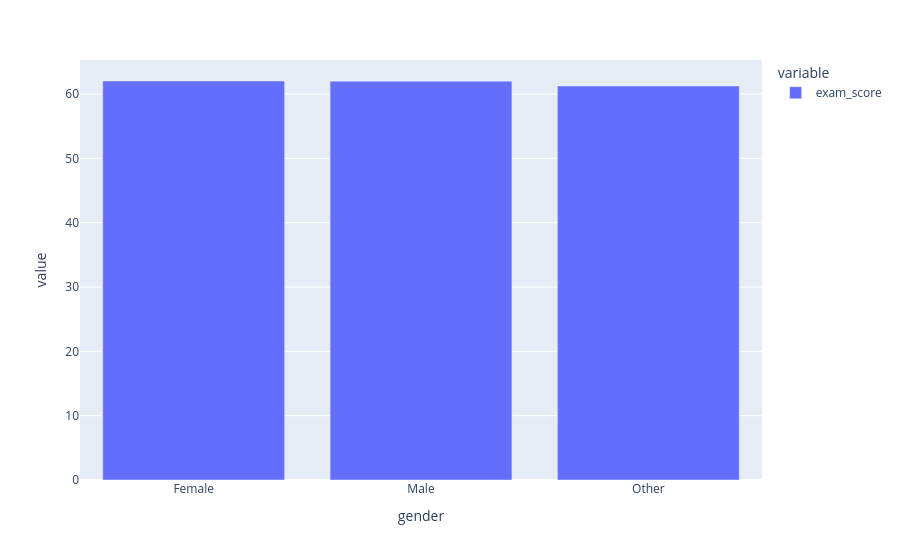
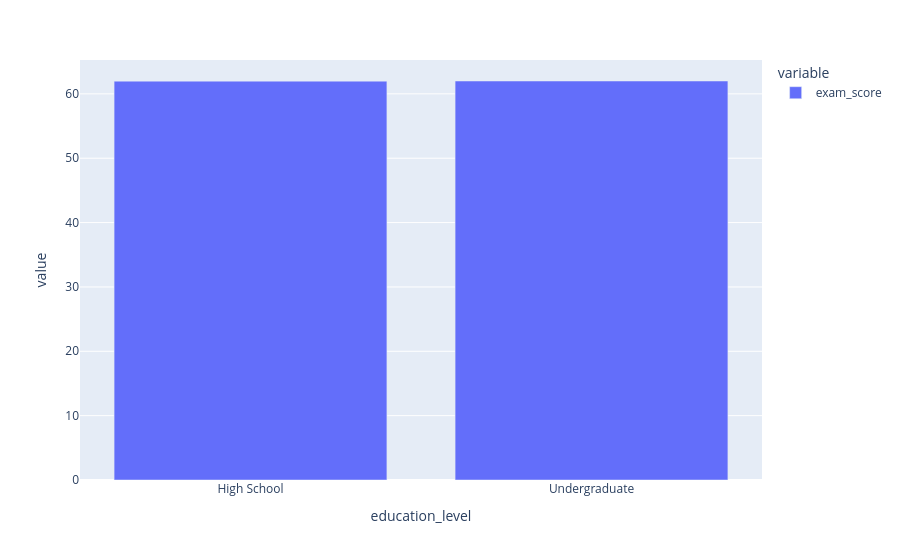
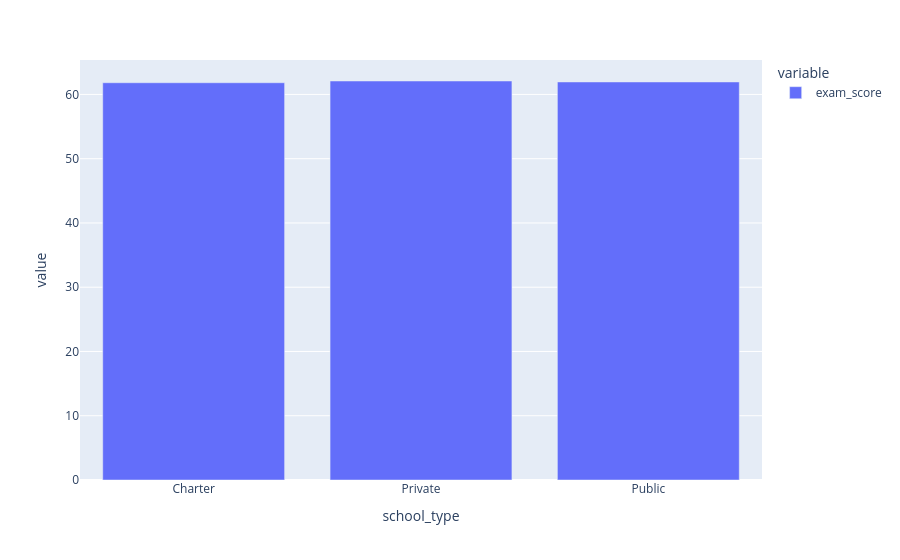
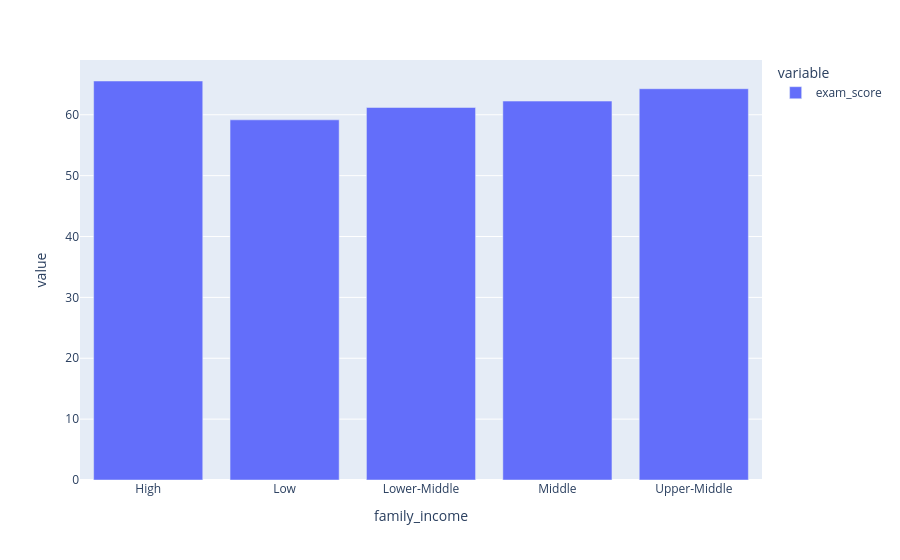

The code cell stored with these charts, in order, in its notebook:
### Code cell
keys = cat_col_df.keys()

for key in keys:
    px.bar(data_frame= cat_col_df[key]).show()

### Figure 1 — Plotly figure (JSON) as saved in the notebook; plotly's stock layout.template omitted (floating-point values rounded to 4 significant figures)
{"data": [{"hovertemplate": "variable=exam_score<br>gender=%{x}<br>value=%{y}<extra></extra>", "legendgroup": "exam_score", "marker": {"color": "#636efa", "pattern": {"shape": ""}}, "name": "exam_score", "orientation": "v", "showlegend": true, "textposition": "auto", "type": "bar", "x": ["Female", "Male", "Other"], "xaxis": "x", "y": [62.02, 61.99, 61.25], "yaxis": "y"}], "layout": {"barmode": "relative", "legend": {"title": {"text": "variable"}, "tracegroupgap": 0}, "margin": {"t": 60}, "xaxis": {"anchor": "y", "domain": [0, 1], "title": {"text": "gender"}}, "yaxis": {"anchor": "x", "domain": [0, 1], "title": {"text": "value"}}}}

### Figure 2 — Plotly figure (JSON) as saved in the notebook; plotly's stock layout.template omitted (floating-point values rounded to 4 significant figures)
{"data": [{"hovertemplate": "variable=exam_score<br>education_level=%{x}<br>value=%{y}<extra></extra>", "legendgroup": "exam_score", "marker": {"color": "#636efa", "pattern": {"shape": ""}}, "name": "exam_score", "orientation": "v", "showlegend": true, "textposition": "auto", "type": "bar", "x": ["High School", "Undergraduate"], "xaxis": "x", "y": [61.98, 62.0], "yaxis": "y"}], "layout": {"barmode": "relative", "legend": {"title": {"text": "variable"}, "tracegroupgap": 0}, "margin": {"t": 60}, "xaxis": {"anchor": "y", "domain": [0, 1], "title": {"text": "education_level"}}, "yaxis": {"anchor": "x", "domain": [0, 1], "title": {"text": "value"}}}}

### Figure 3 — Plotly figure (JSON) as saved in the notebook; plotly's stock layout.template omitted (floating-point values rounded to 4 significant figures)
{"data": [{"hovertemplate": "variable=exam_score<br>school_type=%{x}<br>value=%{y}<extra></extra>", "legendgroup": "exam_score", "marker": {"color": "#636efa", "pattern": {"shape": ""}}, "name": "exam_score", "orientation": "v", "showlegend": true, "textposition": "auto", "type": "bar", "x": ["Charter", "Private", "Public"], "xaxis": "x", "y": [61.82, 62.09, 61.94], "yaxis": "y"}], "layout": {"barmode": "relative", "legend": {"title": {"text": "variable"}, "tracegroupgap": 0}, "margin": {"t": 60}, "xaxis": {"anchor": "y", "domain": [0, 1], "title": {"text": "school_type"}}, "yaxis": {"anchor": "x", "domain": [0, 1], "title": {"text": "value"}}}}

### Figure 4 — Plotly figure (JSON) as saved in the notebook; plotly's stock layout.template omitted (floating-point values rounded to 4 significant figures)
{"data": [{"hovertemplate": "variable=exam_score<br>family_income=%{x}<br>value=%{y}<extra></extra>", "legendgroup": "exam_score", "marker": {"color": "#636efa", "pattern": {"shape": ""}}, "name": "exam_score", "orientation": "v", "showlegend": true, "textposition": "auto", "type": "bar", "x": ["High", "Low", "Lower-Middle", "Middle", "Upper-Middle"], "xaxis": "x", "y": [65.55, 59.17, 61.2, 62.25, 64.28], "yaxis": "y"}], "layout": {"barmode": "relative", "legend": {"title": {"text": "variable"}, "tracegroupgap": 0}, "margin": {"t": 60}, "xaxis": {"anchor": "y", "domain": [0, 1], "title": {"text": "family_income"}}, "yaxis": {"anchor": "x", "domain": [0, 1], "title": {"text": "value"}}}}
